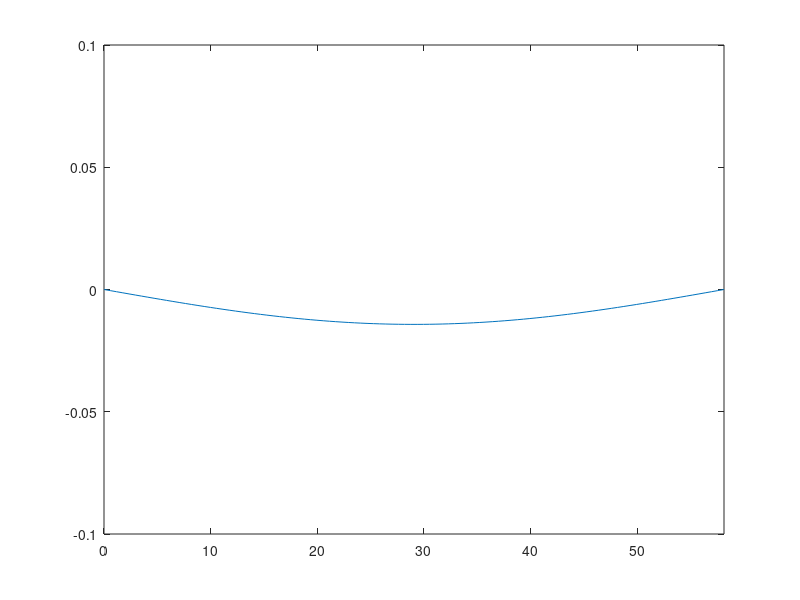

Here is the MATLAB script that generated this plot:
clear all
close all

% Film dimensions
B = 1;
H = 1;
L = 40;

% Geometrical parameters
I = (1/12)*B*H^3;
A = B*H;

% Mechanical Properties
E = 2.999;
rho = 1.0;

% Force
P = 0.528;

% Non-dimensionalized parameters
r = sqrt(I/A);
c = sqrt(E/rho);
k = sqrt(P/(E*I));
s = r*k;

n = 1;
m=0;
t = 0;
a = 0.1;
b = 0.001;

l = s*L/r;
eta = n*pi/l;
eta2 = m*pi/l;
p_n = eta*sqrt(abs((1-eta)^2));
p_n2 = eta2*sqrt(abs((1-eta2)^2));
x = linspace(0,L);

zeta = k*x;
%w = y/r;
h = figure

for t = 0:10
    tau = (c*t*s^2)/r;
    w1 = (a/(1-eta^2))*(cos(p_n.*tau) - 1)*sin(n*pi*zeta/l)+(b/(1-eta2^2))*(cos(p_n2.*tau) - 1)*sin(m*pi*zeta/l);
    plot(zeta,w1);
    axis([0 l -0.1 0.1]);

    drawnow;
end